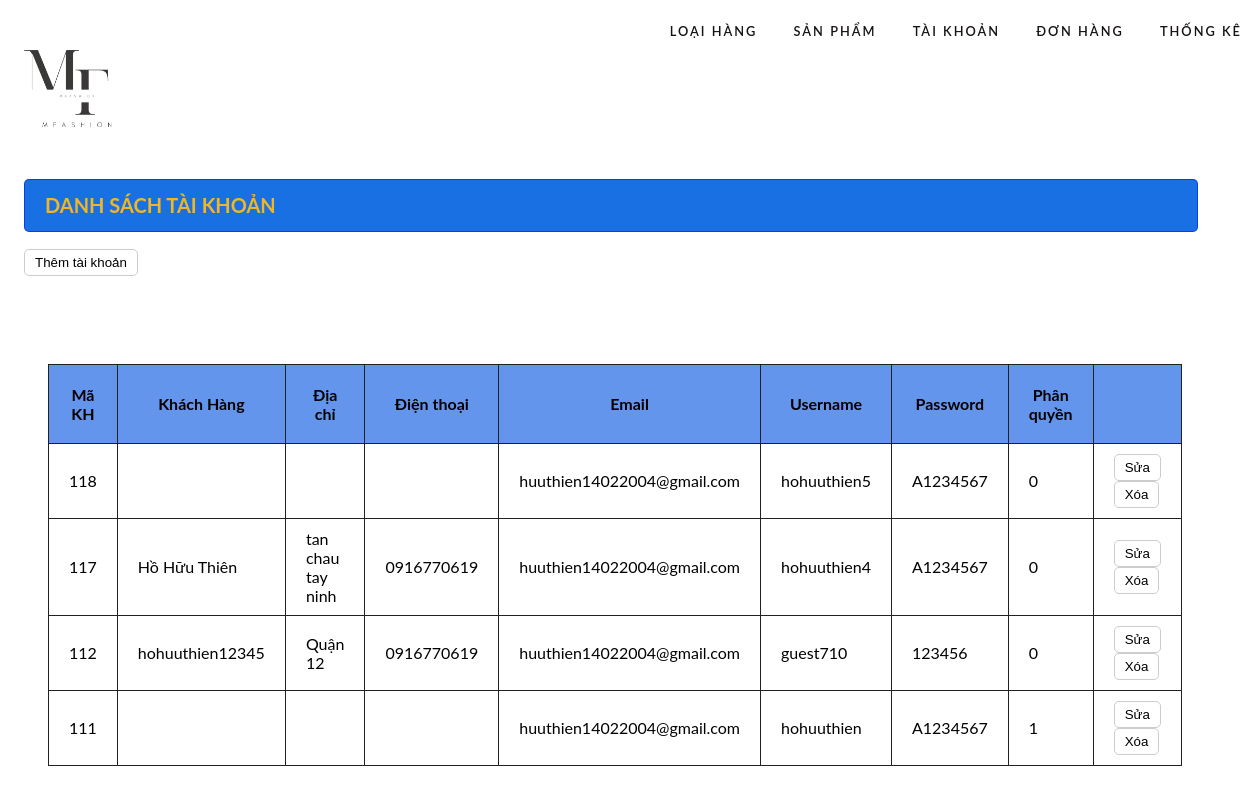
The app's page /admin/index.php?act=dskh with its own data.
### tables this page shows
CREATE TABLE `khachhang` (
  `makh` int(11) NOT NULL,
  `khachhang` varchar(50) DEFAULT NULL,
  `diachi` varchar(255) DEFAULT NULL,
  `dienthoai` varchar(20) DEFAULT NULL,
  `email` varchar(50) NOT NULL,
  `username` varchar(50) NOT NULL,
  `password` varchar(50) NOT NULL,
  `phanquyen` tinyint(1) NOT NULL
);

### admin/model/pdo.php (called while the page is built, shortened)
<?php
function pdo_get_connection(){
    $dburl = "mysql:host=localhost;dbname=thoitrang;charset=utf8";
    $username = 'root';
    $password = '';
    $conn = new PDO($dburl, $username, $password);
    $conn->setAttribute(PDO::ATTR_ERRMODE, PDO::ERRMODE_EXCEPTION);
    return $conn;
}
function pdo_query($sql){
    $sql_args = array_slice(func_get_args(), 1);
    try{
        $conn = pdo_get_connection();
        $stmt = $conn->prepare($sql);
        $stmt->execute($sql_args);
        $rows = $stmt->fetchAll();
        return $rows;
    }
    catch(PDOException $e){
        throw $e;
    }
    finally{
        unset($conn);
    }
}

### admin/model/taikhoan.php (called while the page is built, shortened)
<?php
    function loatall_taikhoan(){
        $sql="select* from khachhang order by makh desc";
        $listtk=pdo_query($sql);
        return $listtk;
    }
?>

### admin/taikhoan/list.php (the view)
<div class="row">
        <div class="row header">
            <H1>DANH SÁCH TÀI KHOẢN</H1>
        </div>
        <div class="row mb20">
                    <a href="index.php?act=addtk"><input type="button" value="Thêm tài khoản"></a>
                </div>
        <div class="row formcontent">
        <div class="row formcontent">
                <div class="row mb10 formdsloai">
                    <table>
                        <tr>
                            <th>Mã KH</th>
                            <th>Khách Hàng</th>
                            <th>Địa chỉ</th>
                            <th>Điện thoại</th>
                            <th>Email</th>
                            <th>Username</th>
                            <th>Password</th>
                            <th>Phân quyền</th>
                            <th></th>
                        </tr>
                        <?php
                            foreach($listtk as $taikhoan){
                                extract($taikhoan);
                                $suatk="index.php?act=updatetk&makh=".$makh;
                                $xoatk="index.php?act=xoatk&makh=".$makh;
                                echo '<tr>
                                <td>'.$makh.'</td>
                                <td>'.$khachhang.'</td>
                                <td>'.$diachi.'</td>
                                <td>'.$dienthoai.'</td>
                                <td>'.$email.'</td>
                                <td>'.$username.'</td>
                                <td>'.$password.'</td>
                                <td>'.$phanquyen.'</td>
                                <td><a href="'.$suatk.'"><input type="button" value="Sửa"></a> <a href="'.$xoatk.'"><input type="button" value="Xóa"></a></td>
                            </tr>';
                            }
                        ?>
                    </table>
                </div>
        </div>
    </div>

### admin/admin.css (style rules this page uses)
body { margin: 0; font-size: 90%; background: #fff; font-family: 'Lato', sans-serif; scroll-behavior: smooth; }
body a { text-decoration: none; transition: 0.5s all; -webkit-transition: 0.5s all; -moz-transition: 0.5s all; -o-transition: 0.5s all; -ms-transition: 0.5s all; }
th { background-color: #007bff; color: #FFF; }
.row { float: left; width: 100%; margin: 12px 12px; }
.row .header { background-color: #1870e3; border: 1px #0725e9af solid; color: #f0b626; border-radius: 5px; font-size: 10px; padding: 0px 20px; }
.formcontent { padding: 20px 0px; }
.formcontent input[type="submit"], .formcontent input[type="reset"], .formcontent input[type="button"] { border-radius: 5px; padding: 5px 10px; background-color: white; border: 1px #CCC solid; }
.mb10 { margin-bottom: 10px; }
.formdsloai table { width: 90%; border-collapse: collapse; }
.formdsloai table th { width: 5%; padding: 20px 20px; color: #050101; background-color: cornflowerblue; border: 1px #212121 solid; }
.formdsloai table th:nth-child(2) { width: 20%; color: #050101; background-color: cornflowerblue; }
.formdsloai table th:nth-child(3) { width: 25%; color: #050101; background-color: cornflowerblue; }
.formdsloai table th:nth-child(4) { width: 15%; color: #050101; background-color: cornflowerblue; }
.formdsloai table th:nth-child(5) { width: 10%; color: #050101; background-color: cornflowerblue; }
.formdsloai table th:nth-child(6) { width: 30%; color: #050101; background-color: cornflowerblue; }
.formdsloai table th:nth-child(7) { width: 30%; color: #050101; background-color: cornflowerblue; }
.formdsloai table th:nth-child(8) { width: 30%; color: #050101; background-color: cornflowerblue; }
.formdsloai table td { padding: 10px 20px; border: 1px #212121 solid; }
.mb20 { margin-top: 10px; }
.mb20 input[type="button"] { border-radius: 5px; padding: 5px 10px; background-color: white; border: 1px #CCC solid; }

### admin/view/header.php (style rules this page uses)
body { font-size: 100%; }
.row { float: left; width: 100%; margin: 12px 12px; }
.row .header { width: 90%; }
.mb20 { margin-top: 5px; }
.mb20 input[type="button"] { border-radius: 5px; padding: 5px 10px; background-color: white; border: 1px #CCC solid; }
.formdsloai table th { width: 5%; color: #050101; background-color: cornflowerblue; border: 1px #212121 solid; }
.formdsloai table th:nth-child(2) { width: 15%; color: #050101; background-color: cornflowerblue; }
.formdsloai table th:nth-child(3) { width: 10%; color: #050101; background-color: cornflowerblue; }
.formdsloai table th:nth-child(4) { width: 10%; color: #050101; background-color: cornflowerblue; }
.formdsloai table th:nth-child(5) { width: 25%; color: #050101; background-color: cornflowerblue; }
.formdsloai table th:nth-child(6) { width: 15%; color: #050101; background-color: cornflowerblue; }

### records on screen
khachhang: makh "118", email "huuthien14022004@gmail.com", username "hohuuthien5", password "A1234567", phanquyen "0"
khachhang: makh "117", khachhang "Hồ Hữu Thiên", diachi "tan chau tay ninh", dienthoai "0916770619", email "huuthien14022004@gmail.com", username "hohuuthien4", password "A1234567", phanquyen "0"
khachhang: makh "112", khachhang "hohuuthien12345", diachi "Quận 12", dienthoai "0916770619", email "huuthien14022004@gmail.com", username "guest710", password "123456", phanquyen "0"
khachhang: makh "111", email "huuthien14022004@gmail.com", username "hohuuthien", password "A1234567", phanquyen "1"
